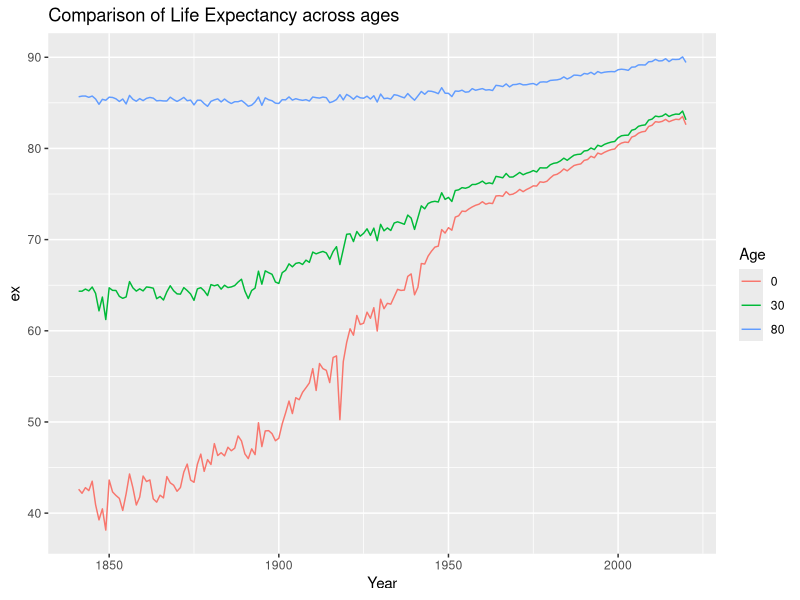
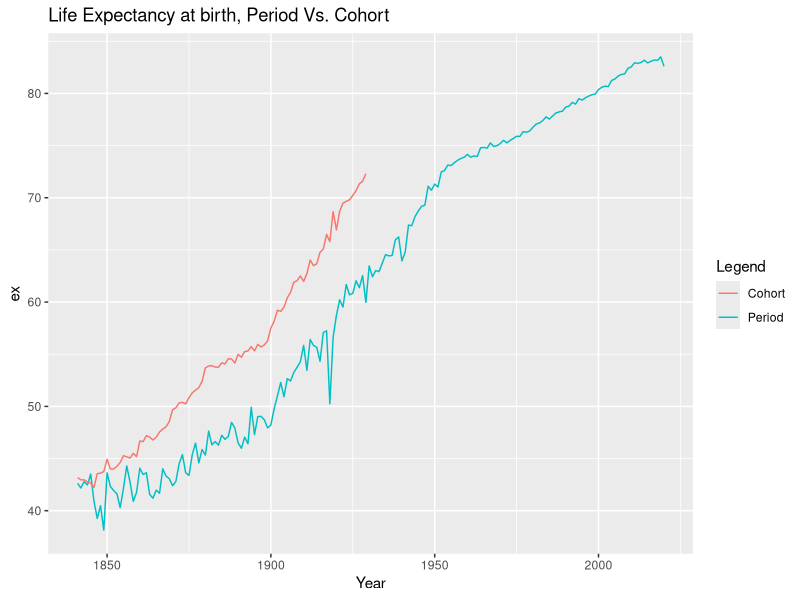

Here is the R script that generated these plots, in order:
##
## DEMO2002 - Life table II
##

#### Data preparation ####

Mx <- read.table("fltper_1x1.txt",
                 header=TRUE,fill=TRUE,skip=2)[,1:3]

Mx$Age[Mx$Age == "110+"] <- 110# change the "110+" to "110"
  Mx$Age <- as.numeric(Mx$Age)# convert to numeric value
  
  Mx2 <-read.table("fltcoh_1x1.txt",
                   header=TRUE,fill=TRUE,skip=2)[,1:3]

Mx2$Age[Mx2$Age == "110+"] <- 110# same for cohort data
  Mx2$Age <- as.numeric(Mx2$Age)# same for cohort data
  
  # change mx to numeric as well
  Mx2$mx <- as.numeric(ifelse(Mx2$mx==".","0",Mx2$mx))
  
Mx$Year <- as.numeric(Mx$Year)
Mx2$Year <- as.numeric(Mx2$Year)

#### We do it for one year #####

mx <- Mx[Mx$Year==2020,]$mx

sex <- "f"

N<-length(mx)

ax<-rep(0.5,N) 

if(sex=="m"){
  ax[1]<-ifelse(mx[1]<0.107,0.045+mx[1]*2.684,0.330)}
if(sex=="f"){
  ax[1]<-ifelse(mx[1]<0.107,0.053+2.800*mx[1],0.350)
}

# how to calculate qx for each age
# qx for last age group?
qx <- mx/(1 + (1 - ax)*mx)
qx[N] <- 1

px<-1-qx

lx<-100000

for(y in 1:(N-1)){          
  # write this loop yourself, we covered it last week
  lx[y+1] <- lx[y]*px[y]
}

dx <- lx*qx# calculate dx

Lx <- lx[-1] + ax[-N]*dx[-N] #calculate Lx, think in terms of vectors in calculation

Lx[N]<-ifelse(mx[N]>0,lx[N]/mx[N],0)                  

Tx<-c()

for(y in 1:N){
  # Calculate Tx
  Tx[y] <- sum(Lx[y:N])
}

ex <- Tx/lx # do it yourself

ex[1]

#### Putting it into a function ####

LifeTableMx<-function(mx,sex){
  
  N<-length(mx)
  
  ax<-rep(0.5,N) #this 
  
  if(sex=="m"){
    ax[1]<-ifelse(mx[1]<0.107,0.045+mx[1]*2.684,0.330)}
  if(sex=="f"){
    ax[1]<-ifelse(mx[1]<0.107,0.053+2.800*mx[1],0.350)
  }
  
  # We need the functions to calculate ex from qx
  
  qx <- mx/(1 + (1 - ax)*mx)
  qx[N] <- 1
  
  px<-1-qx
  
  lx<-100000
  
  for(y in 1:(N-1)){          

    lx[y+1] <- lx[y]*px[y]
  }
  
  dx <- lx*qx
  
  Lx <- lx[-1] + ax[-N]*dx[-N] 
  
  Lx[N]<-ifelse(mx[N]>0,lx[N]/mx[N],0)                  
  
  Tx<-c()
  
  for(y in 1:N){
    # Calculate Tx
    Tx[y] <- sum(Lx[y:N])
  }
  
  ex <- Tx/lx 
  
  Age<-0:110              
  ALL<-data.frame(Age,mx,lx,dx,Lx,Tx,ex)
  return(ALL)
}

#### loop for period life expectancy ####

LT_p <- c()

#You need to complete the loop function before running it
for (x in unique(Mx$Year)){
  mx <- Mx[Mx$Year == x,]$mx# specify mx within the loop  
  lt_x <- LifeTableMx(mx, 'f')
  lt_x$Year <- x
  LT_p <- rbind(LT_p,lt_x)
}

#### loop for cohort life expectancy ####

LT_c <- c()

#You need to complete the loop function before running it
for (y in unique(Mx2$Year)){
  mx2 <- Mx2[Mx2$Year == y,]$mx# specify mx2 within the loop  
  lt_y <- LifeTableMx(mx2, 'f')
  lt_y$Year <- y
  LT_c <- rbind(LT_c,lt_y)
}

#### Visualization ####

library(ggplot2)

# visualize 1) comparison across e(0), e(30), and e(80)
#           2) cohort and period e(0) together

ggplot() + 
  geom_line(data = LT_p[LT_p$Age == 0,], mapping = aes(x = Year, y = ex, color = "0")) + 
  geom_line(data = LT_p[LT_p$Age == 30,], mapping = aes(x = Year, y = ex + 30, color = "30")) + 
  geom_line(data = LT_p[LT_p$Age == 80,], mapping = aes(x = Year, y = ex + 80, color = "80")) + 
  labs(colour = "Age") + 
  ggtitle("Comparison of Life Expectancy across ages")

ggplot() + 
  geom_line(data = LT_p[LT_p$Age == 0,], mapping = aes(x = Year, y = ex, color = "Period")) + 
  geom_line(data = LT_c[LT_c$Age == 0,], mapping = aes(x = Year, y = ex, color = "Cohort")) + 
  labs(colour = "Legend") + ggtitle("Life Expectancy at birth, Period Vs. Cohort")
